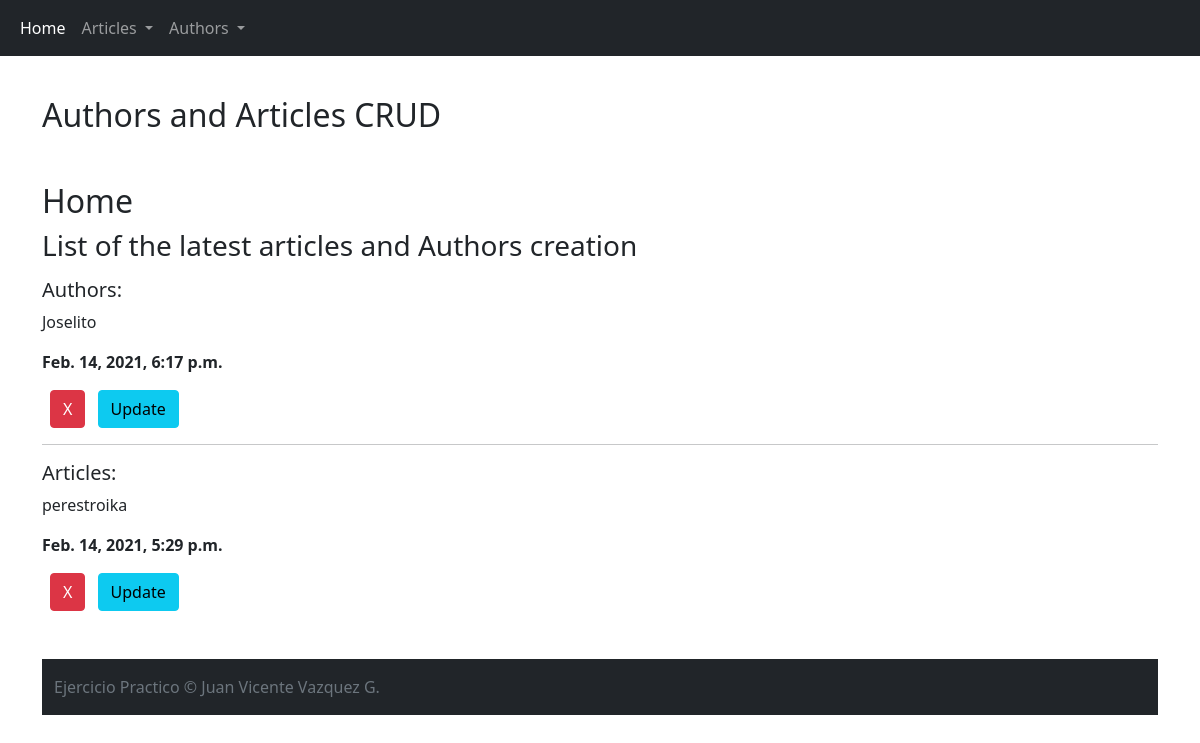
Before: /index/ with the older database file.
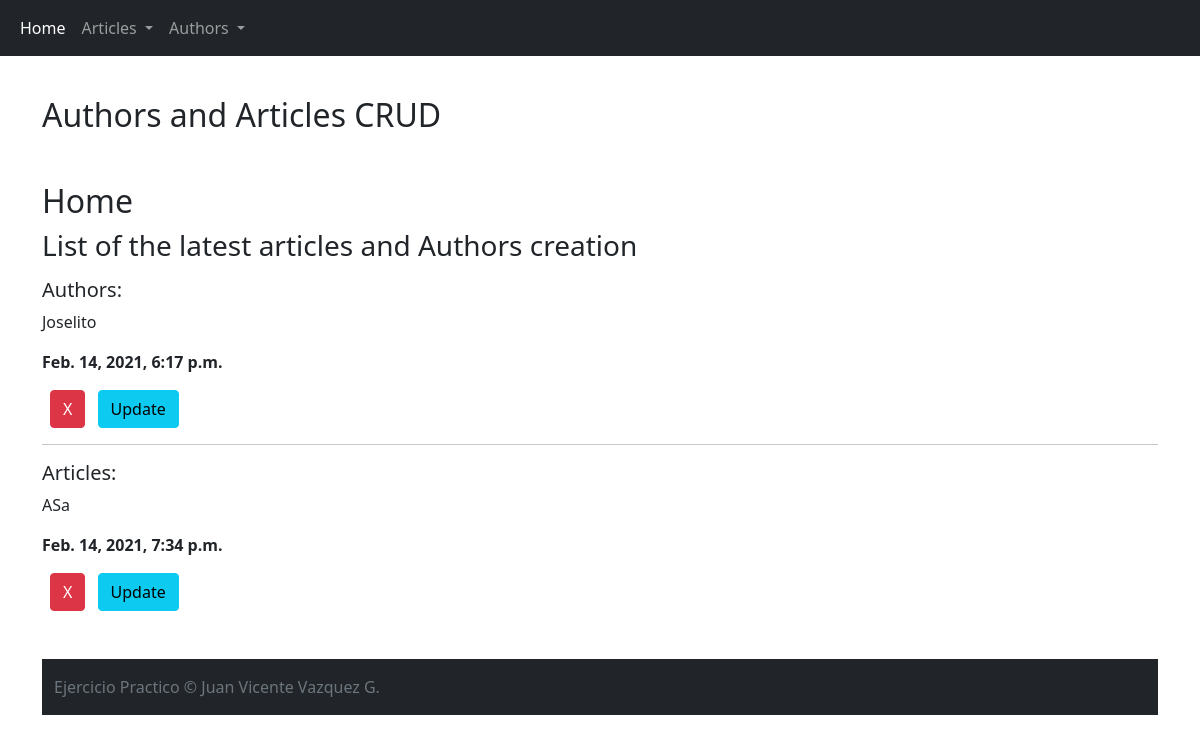
After: the same page with the newer database file.
### crud/models.py (models this page shows)
class Author(models.Model):
    nombre = models.CharField(max_length=50)
    email = models.EmailField()
    created_at = models.DateTimeField(auto_now_add=True)
    update_at = models.DateTimeField(auto_now_add=True)

class Article(models.Model):
    title = models.CharField(max_length=120)
    content = models.TextField()
    public = models.BooleanField()
    created_at = models.DateTimeField(auto_now_add=True)
    update_at = models.DateTimeField(auto_now_add=True)

### crud/views.py (the view)
# urls.py: 2. Add a URL to urlpatterns:  path('', views.home, name='home')
def home(request):
    articles = Article.objects.order_by('-created_at')[:1]
    authors = Author.objects.order_by('-created_at')[:1]
    return render(request, 'index.html', {'articles': articles, 'authors': authors})

### crud/templates/index.html (shortened to what this page needs)
{% extends 'layout.html' %}
{% block content %}
<h2>Home</h2>
<h3>List of the latest articles and Authors creation</h3>
<h5>Authors: </h5>
{% for author in authors %}
<p>{{author.nombre}}</p>
<p><strong>{{author.created_at}}</strong></p>
<a href="{% url 'author_delete' author.id %}" class="btn btn-danger mx-2" href="#">X</a>
<a href="{% url 'author_form_update' author.id %}" class="btn btn-info">Update</a>
{% empty %}
<h5>There is no authors created yet!</h5>
{% endfor %}
<hr />
<h5>Articles: </h5>
{% for article in articles %}
<p>{{article.title}}</p>
<p><strong>{{article.created_at}}</strong></p>
<a href="{% url 'article_delete' article.id %}" class="btn btn-danger mx-2" href="#">X</a>
<a href="{% url 'article_form_update' article.id %}" class="btn btn-info">Update</a>
{% empty %}
<h5>There is no article created yet!</h5>
{% endfor %}
{% endblock %}

Changed rows visible on the page:
no longer on this page (row unchanged): Article: title "perestroika", created_at "Feb. 14, 2021, 5:29 p.m."
added Article: title "ASa", created_at "Feb. 14, 2021, 7:34 p.m."
